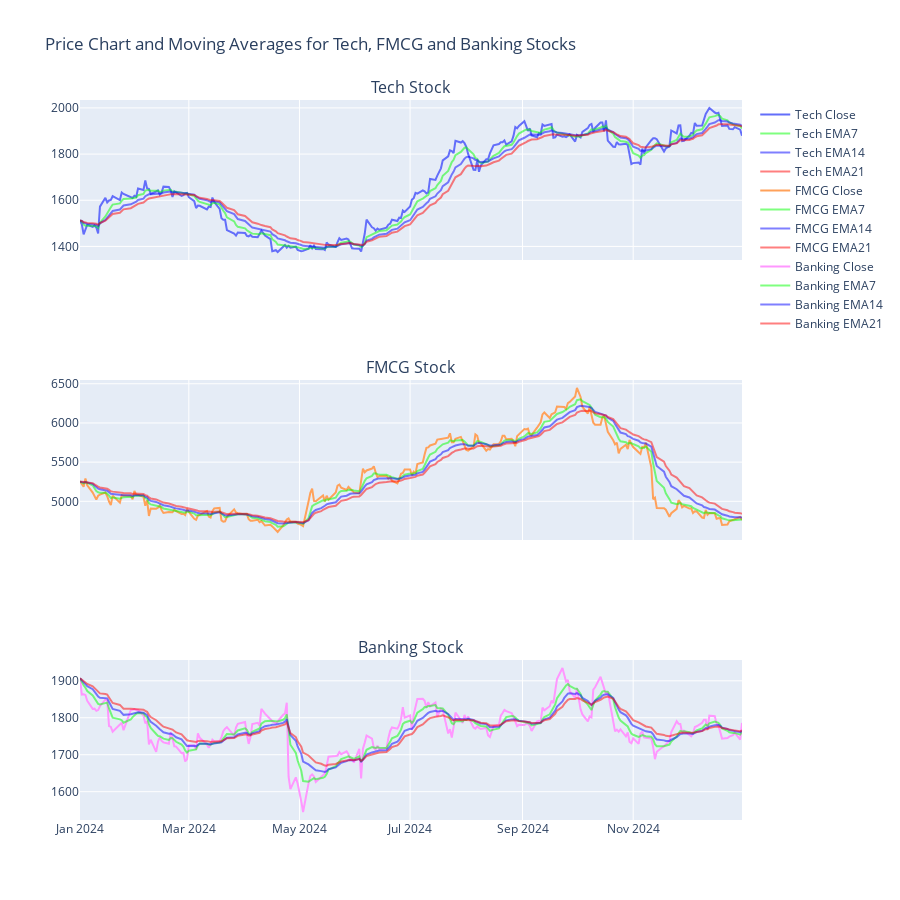

Notebook code for this chart:
### Code cell
from plotly.subplots import make_subplots

fig = make_subplots(
    rows=3, cols=1, 
    shared_xaxes=True,
    subplot_titles=['Tech Stock', 'FMCG Stock', 'Banking Stock']
)

# Tech Stock subplot (Row 1)
fig.add_trace(go.Scatter(x=tech_stock.index, y=tech_stock['Close'], mode='lines', name='Tech Close'), row=1, col=1)
fig.add_trace(go.Scatter(x=tech_stock.index, y=tech_stock['EMA7'], mode='lines', name='Tech EMA7', line=dict(color='rgba(0, 255, 0, 0.5)')), row=1, col=1)
fig.add_trace(go.Scatter(x=tech_stock.index, y=tech_stock['EMA14'], mode='lines', name='Tech EMA14', line=dict(color='rgba(0, 0, 255, 0.5)')), row=1, col=1)
fig.add_trace(go.Scatter(x=tech_stock.index, y=tech_stock['EMA21'], mode='lines', name='Tech EMA21', line=dict(color='rgba(255, 0, 0, 0.5)')), row=1, col=1)

# FMCG Stock subplot (Row 2)
fig.add_trace(go.Scatter(x=fmcg_stock.index, y=fmcg_stock['Close'], mode='lines', name='FMCG Close'), row=2, col=1)
fig.add_trace(go.Scatter(x=fmcg_stock.index, y=fmcg_stock['EMA7'], mode='lines', name='FMCG EMA7', line=dict(color='rgba(0, 255, 0, 0.5)')), row=2, col=1)
fig.add_trace(go.Scatter(x=fmcg_stock.index, y=fmcg_stock['EMA14'], mode='lines', name='FMCG EMA14', line=dict(color='rgba(0, 0, 255, 0.5)')), row=2, col=1)
fig.add_trace(go.Scatter(x=fmcg_stock.index, y=fmcg_stock['EMA21'], mode='lines', name='FMCG EMA21', line=dict(color='rgba(255, 0, 0, 0.5)')), row=2, col=1)

# Banking Stock subplot (Row 3)
fig.add_trace(go.Scatter(x=banking_stock.index, y=banking_stock['Close'], mode='lines', name='Banking Close'), row=3, col=1)
fig.add_trace(go.Scatter(x=banking_stock.index, y=banking_stock['EMA7'], mode='lines', name='Banking EMA7', line=dict(color='rgba(0, 255, 0, 0.5)')), row=3, col=1)
fig.add_trace(go.Scatter(x=banking_stock.index, y=banking_stock['EMA14'], mode='lines', name='Banking EMA14', line=dict(color='rgba(0, 0, 255, 0.5)')), row=3, col=1)
fig.add_trace(go.Scatter(x=banking_stock.index, y=banking_stock['EMA21'], mode='lines', name='Banking EMA21', line=dict(color='rgba(255, 0, 0, 0.5)')), row=3, col=1)

# Update layout
fig.update_layout(
    height=900,
    title_text='Price Chart and Moving Averages for Tech, FMCG and Banking Stocks'
)

fig.show()

### Figure 1 — Plotly figure (JSON) as saved in the notebook; plotly's stock layout.template omitted (floating-point values rounded to 4 significant figures; data arrays with more than 128 entries replaced by an {"elided": "..."} marker saying what was removed)
{"data": [{"mode": "lines", "name": "Tech Close", "type": "scatter", "x": {"elided": "246 str values"}, "xaxis": "x", "y": {"elided": "246 float values"}, "yaxis": "y"}, {"line": {"color": "rgba(0, 255, 0, 0.5)"}, "mode": "lines", "name": "Tech EMA7", "type": "scatter", "x": {"elided": "246 str values"}, "xaxis": "x", "y": {"elided": "246 float values"}, "yaxis": "y"}, {"line": {"color": "rgba(0, 0, 255, 0.5)"}, "mode": "lines", "name": "Tech EMA14", "type": "scatter", "x": {"elided": "246 str values"}, "xaxis": "x", "y": {"elided": "246 float values"}, "yaxis": "y"}, {"line": {"color": "rgba(255, 0, 0, 0.5)"}, "mode": "lines", "name": "Tech EMA21", "type": "scatter", "x": {"elided": "246 str values"}, "xaxis": "x", "y": {"elided": "246 float values"}, "yaxis": "y"}, {"mode": "lines", "name": "FMCG Close", "type": "scatter", "x": {"elided": "246 str values"}, "xaxis": "x2", "y": {"elided": "246 float values"}, "yaxis": "y2"}, {"line": {"color": "rgba(0, 255, 0, 0.5)"}, "mode": "lines", "name": "FMCG EMA7", "type": "scatter", "x": {"elided": "246 str values"}, "xaxis": "x2", "y": {"elided": "246 float values"}, "yaxis": "y2"}, {"line": {"color": "rgba(0, 0, 255, 0.5)"}, "mode": "lines", "name": "FMCG EMA14", "type": "scatter", "x": {"elided": "246 str values"}, "xaxis": "x2", "y": {"elided": "246 float values"}, "yaxis": "y2"}, {"line": {"color": "rgba(255, 0, 0, 0.5)"}, "mode": "lines", "name": "FMCG EMA21", "type": "scatter", "x": {"elided": "246 str values"}, "xaxis": "x2", "y": {"elided": "246 float values"}, "yaxis": "y2"}, {"mode": "lines", "name": "Banking Close", "type": "scatter", "x": {"elided": "246 str values"}, "xaxis": "x3", "y": {"elided": "246 float values"}, "yaxis": "y3"}, {"line": {"color": "rgba(0, 255, 0, 0.5)"}, "mode": "lines", "name": "Banking EMA7", "type": "scatter", "x": {"elided": "246 str values"}, "xaxis": "x3", "y": {"elided": "246 float values"}, "yaxis": "y3"}, {"line": {"color": "rgba(0, 0, 255, 0.5)"}, "mode": "lines", "name": "Banking EMA14", "type": "scatter", "x": {"elided": "246 str values"}, "xaxis": "x3", "y": {"elided": "246 float values"}, "yaxis": "y3"}, {"line": {"color": "rgba(255, 0, 0, 0.5)"}, "mode": "lines", "name": "Banking EMA21", "type": "scatter", "x": {"elided": "246 str values"}, "xaxis": "x3", "y": {"elided": "246 float values"}, "yaxis": "y3"}], "layout": {"annotations": [{"font": {"size": 16}, "showarrow": false, "text": "Tech Stock", "x": 0.5, "xanchor": "center", "xref": "paper", "y": 1, "yanchor": "bottom", "yref": "paper"}, {"font": {"size": 16}, "showarrow": false, "text": "FMCG Stock", "x": 0.5, "xanchor": "center", "xref": "paper", "y": 0.6111, "yanchor": "bottom", "yref": "paper"}, {"font": {"size": 16}, "showarrow": false, "text": "Banking Stock", "x": 0.5, "xanchor": "center", "xref": "paper", "y": 0.2222, "yanchor": "bottom", "yref": "paper"}], "height": 900, "title": {"text": "Price Chart and Moving Averages for Tech, FMCG and Banking Stocks"}, "xaxis": {"anchor": "y", "domain": [0, 1], "matches": "x3", "showticklabels": false}, "xaxis2": {"anchor": "y2", "domain": [0, 1], "matches": "x3", "showticklabels": false}, "xaxis3": {"anchor": "y3", "domain": [0, 1]}, "yaxis": {"anchor": "x", "domain": [0.7778, 1]}, "yaxis2": {"anchor": "x2", "domain": [0.3889, 0.6111]}, "yaxis3": {"anchor": "x3", "domain": [0, 0.2222]}}}
